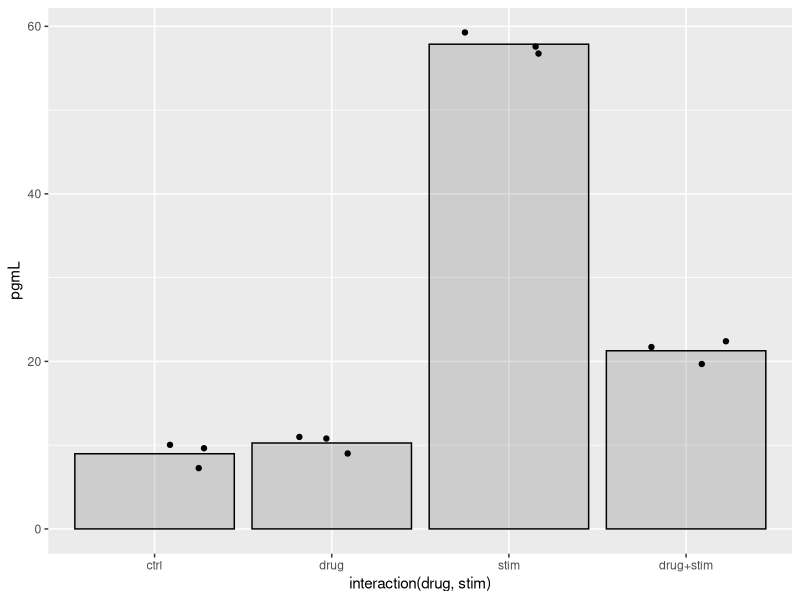
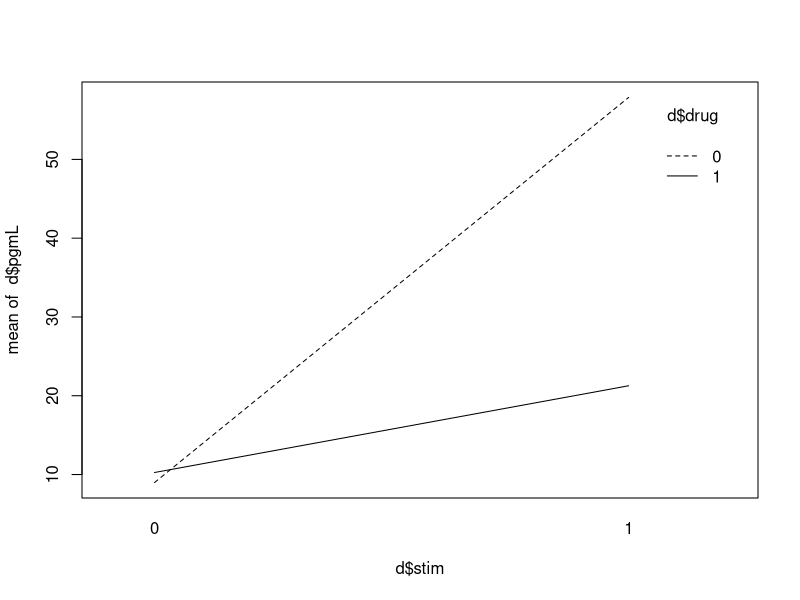
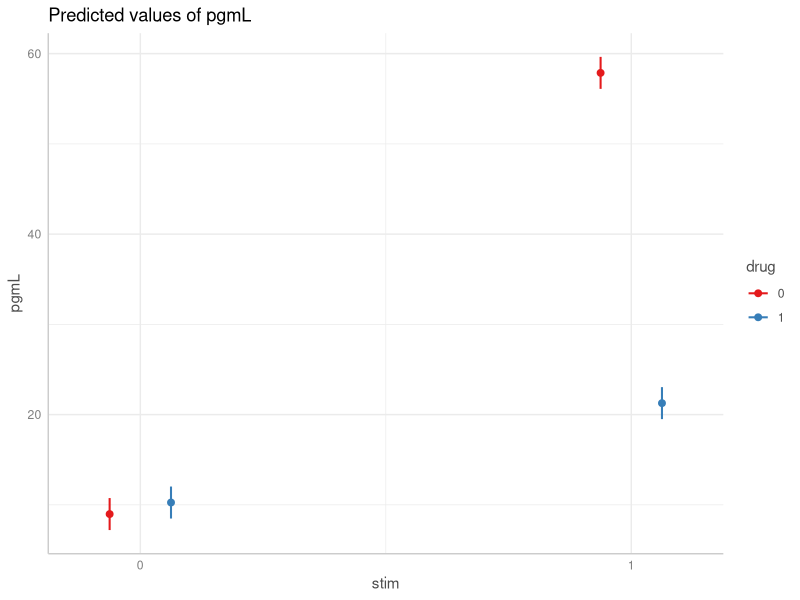
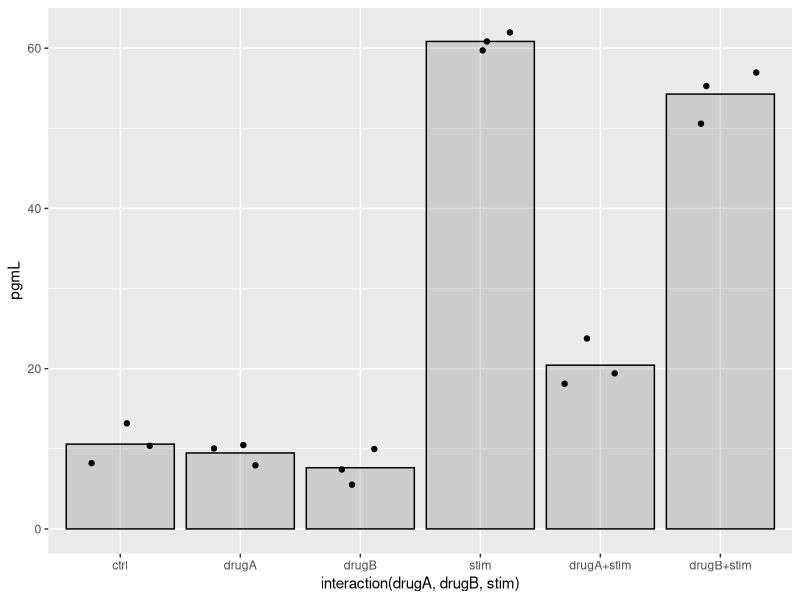
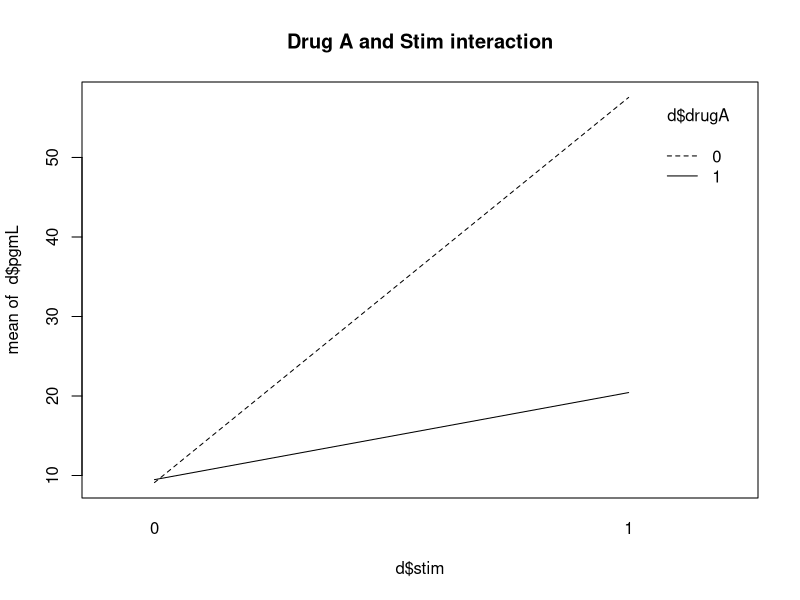
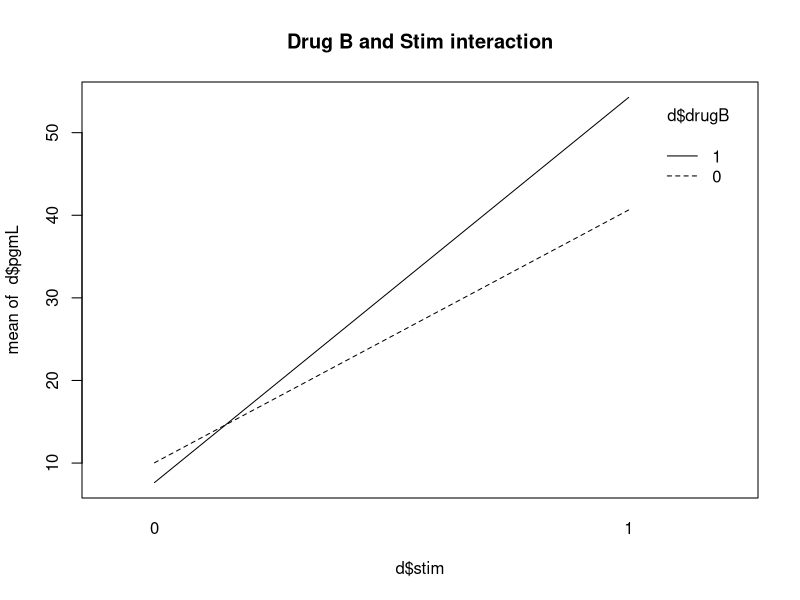
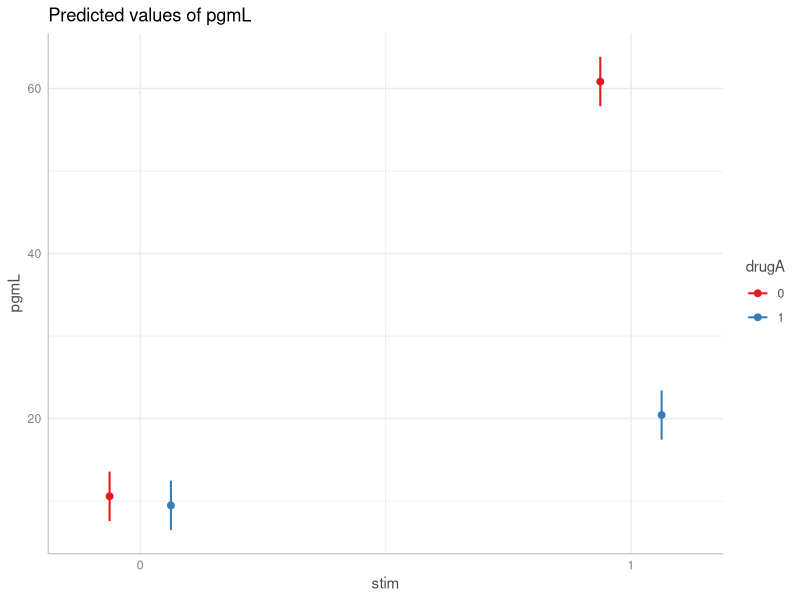
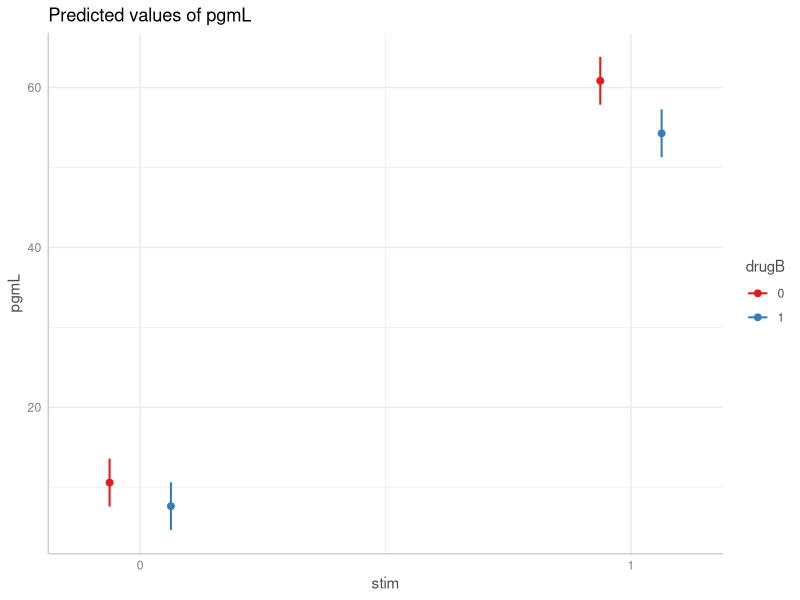

Recreate these plots in R, in order.
## ---- chunk 1
knitr::opts_chunk$set(echo = TRUE)
## ---- chunk 2
drug <- factor(c(0, 0, 0, 
          1, 1, 1, 
          0, 0, 0, 
          1, 1, 1))
stim <- factor(c(0, 0, 0, 
          0, 0, 0,
          1, 1, 1,
          1, 1, 1))
set.seed(10)
pgmL <- rnorm(n = 12, mean = 10 + 0.2*(drug == "1") + 
                50*(stim == "1") - 
                40*(drug == "1")*(stim == "1"), sd = 2)
d <- data.frame(pgmL, drug, stim)

# calculate means
d2 <- aggregate(pgmL ~ drug + stim, data = d, FUN = mean)
## ---- chunk 3
library(ggplot2)
ggplot() +
  aes(x = interaction(drug, stim), y = pgmL) +
  geom_col(data = d2, alpha = 1/5, color = "black") +
  geom_point(data = d, position = position_jitter(width = 0.3, height = 0)) +
  scale_x_discrete(labels = c("ctrl", "drug", "stim", "drug+stim"))
## ---- chunk 4
interaction.plot(x.factor = d$stim, trace.factor = d$drug, response = d$pgmL)
## ---- chunk 5
m <- lm(pgmL ~ drug * stim, data = d)  
## ---- chunk 6
summary(m)
## ---- chunk 7
anova(m)
## ---- chunk 8
library(emmeans)
emmeans(m, specs = ~ stim | drug) |> 
  pairs(reverse = TRUE)
## ---- chunk 9
emmeans(m, specs = ~ stim | drug) |> 
  pairs(reverse = TRUE) |> 
  pairs(simple = "drug", reverse = TRUE) |> 
  confint()
## ---- chunk 10
library(ggeffects)
ggpredict(m, terms = c("stim", "drug")) |> plot()
## ---- chunk 11
drugA <- factor(
  c(0, 0, 0, 
    1, 1, 1, 
    0, 0, 0, 
    0, 0, 0,
    1, 1, 1,
    0, 0, 0))
drugB <- factor(
  c(0, 0, 0,
    0, 0, 0,
    1, 1, 1, 
    0, 0, 0, 
    0, 0, 0,
    1, 1, 1))
stim <- factor(
  c(0, 0, 0,
    0, 0, 0,
    0, 0, 0,
    1, 1, 1,
    1, 1, 1, 
    1, 1, 1))
set.seed(2)
pgmL <- rnorm(n = 18, mean = 10 + 
                0.2*(drugA == "1") + 
                -4*(drugB == "1") +
                50*(stim == "1") - 
                40*(drugA == "1")*(stim == "1") -
                0.8*(drugB == "1")*(stim == "1"), sd = 2)
d <- data.frame(pgmL, drugA, drugB, stim)

# calculate means
d2 <- aggregate(pgmL ~ drugA + drugB + stim, data = d, FUN = mean)
## ---- chunk 12
library(ggplot2)
ggplot() +
  aes(x = interaction(drugA, drugB, stim), y = pgmL) +
  geom_col(data = d2, alpha = 1/5, color = "black") +
  geom_point(data = d, position = position_jitter(width = 0.3, height = 0)) +
  scale_x_discrete(labels = c("ctrl", "drugA", "drugB", "stim", 
                              "drugA+stim", "drugB+stim"))
## ---- chunk 13
interaction.plot(x.factor = d$stim, trace.factor = d$drugA, response = d$pgmL, 
                 main = "Drug A and Stim interaction")
## ---- chunk 14
interaction.plot(x.factor = d$stim, trace.factor = d$drugB, response = d$pgmL, 
                 main = "Drug B and Stim interaction")
## ---- chunk 15
m2 <- lm(pgmL ~ drugA + drugB + stim + drugA:stim + drugB:stim, data = d)
## ---- chunk 16
summary(m2)
## ---- chunk 17
anova(m2)
## ---- chunk 18
# Hold drug B at 0 since drug B is not used with drug A
emmeans(m2, specs = ~ stim | drugA, at = list(drugB = "0")) |> 
  pairs(reverse = TRUE)
## ---- chunk 19
emmeans(m2, specs = ~ stim | drugA, at = list(drugB = "0")) |> 
  pairs(reverse = TRUE) |> 
  pairs(simple = "drugA", reverse = TRUE) |> 
  confint()
## ---- chunk 20
# Hold drug A at 0 since drug A is not used with drug B
emmeans(m2, specs = ~ stim | drugB, at = list(drugA = "0")) |> 
  pairs(reverse = TRUE)
## ---- chunk 21
emmeans(m2, specs = ~ stim | drugB, at = list(drugA = "0")) |> 
  pairs(reverse = TRUE) |> 
  pairs(simple = "drugB", reverse = TRUE) |> 
  confint()
## ---- chunk 22
ggpredict(m2, terms = c("stim", "drugA"), condition = c(drugB = "0")) |> 
  plot()
## ---- chunk 23
ggpredict(m2, terms = c("stim", "drugB"), condition = c(drugA = "0")) |> 
  plot()
## ---- chunk 24
d$grp <- interaction(d$drugA, d$drugB, d$stim, drop = TRUE)
levels(d$grp) <- c("ctrl", "drugA", "drugB", "stim", "drugA+stim", "drugB+stim")
m3 <- lm(pgmL ~ -1 + grp, data = d)
summary(m3)
## ---- chunk 25
anova(m3)
## ---- chunk 26
emmeans(m3, specs = ~ grp) |> contrast(list(c1 = c(-1, 0, 0, 1, 0, 0),
                                            c2 = c(0, -1, 0, 0, 1, 0)))
## ---- chunk 27
emmeans(m3, specs = ~ grp) |> contrast(list(c1 = c(-1, 0, 0, 1, 0, 0),
                                            c2 = c(0, -1, 0, 0, 1, 0))) |> 
  pairs(reverse = TRUE) |> 
  confint()
